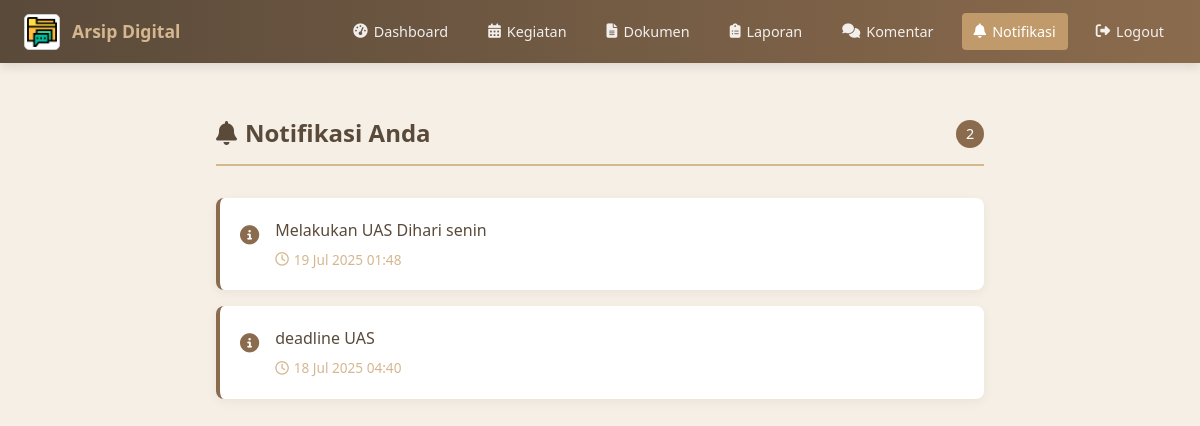
The page /user/notifikasi.php (signed in) on the database its author committed.
### tables this page shows
CREATE TABLE `notifications` (
  `id` int(11) NOT NULL,
  `user_id` int(11) DEFAULT NULL,
  `message` text DEFAULT NULL,
  `is_read` tinyint(1) DEFAULT 0,
  `created_at` timestamp NOT NULL DEFAULT current_timestamp()
);

### src/user/notifikasi.php (the view, shortened to what this page needs)
<?php
include '../includes/header_user.php';
$user_id = $_SESSION['user_id'];
$conn->query("UPDATE notifications SET is_read = 1 WHERE user_id = $user_id");
$notif = $conn->query("SELECT * FROM notifications WHERE user_id = $user_id ORDER BY created_at DESC");
?>
<div class="notification-container">
    <div class="notification-header">
        <h4><i class="fas fa-bell me-2"></i>Notifikasi Anda</h4>
        <?php if ($notif->num_rows > 0): ?>
            <div class="notification-count">
                <?= $notif->num_rows ?>
            </div>
        <?php endif; ?>
    </div>
    <?php if ($notif->num_rows == 0): ?>
        <div class="empty-state">
            <i class="far fa-bell-slash"></i>
            <h5>Belum ada notifikasi</h5>
            <p>Anda tidak memiliki notifikasi saat ini</p>
        </div>
    <?php else: ?>
        <div class="notification-list">
            <?php $no=1; while ($n = $notif->fetch_assoc()): ?>
                <div class="notification-card">
                    <div class="notification-content">
                        <div class="notification-icon">
                            <i class="fas fa-info-circle"></i>
                        </div>
                        <div class="notification-message">
                            <p><?= htmlspecialchars($n['message']) ?></p>
                            <div class="notification-time">
                                <i class="far fa-clock"></i>
                                <?= date('d M Y H:i', strtotime($n['created_at'])) ?>
                            </div>
                        </div>
                    </div>
                </div>
            <?php endwhile; ?>
        </div>
    <?php endif; ?>
</div>
<?php include '../includes/footer.php'; ?>

### src/includes/header_user.php (style rules this page uses)
:root { --twilight-bronze: #8B6B4D; --twilight-light: #D4B78F; --twilight-dark: #5A4A3A; --twilight-accent: #C19A6B; --twilight-bg: #F5EFE6; }
body { background-color: var(--twilight-bg); margin: 0; padding: 0; }

### src/user/notifikasi.php (style rules this page uses)
:root { --twilight-bronze: #8B6B4D; --twilight-light: #D4B78F; --twilight-dark: #5A4A3A; --twilight-accent: #C19A6B; --twilight-bg: #F5EFE6; --twilight-success: #4A8B6B; }
body { background-color: var(--twilight-bg); color: var(--twilight-dark); font-family: 'Segoe UI', Tahoma, Geneva, Verdana, sans-serif; }
.notification-container { max-width: 800px; margin: 0 auto; padding: 2rem 1rem; }
.notification-header { color: var(--twilight-dark); border-bottom: 2px solid var(--twilight-light); padding-bottom: 1rem; margin-bottom: 2rem; display: flex; align-items: center; justify-content: space-between; }
.notification-header h4 { font-weight: 600; margin: 0; }
.notification-count { background-color: var(--twilight-bronze); color: white; border-radius: 50%; width: 28px; height: 28px; display: flex; align-items: center; justify-content: center; font-size: 0.9rem; }
.notification-card { background: white; border-radius: 8px; box-shadow: 0 3px 10px rgba(139, 107, 77, 0.08); margin-bottom: 1rem; border-left: 4px solid var(--twilight-bronze); transition: all 0.3s ease; }
.notification-content { padding: 1.25rem; display: flex; align-items: flex-start; }
.notification-icon { color: var(--twilight-bronze); font-size: 1.2rem; margin-right: 1rem; margin-top: 3px; }
.notification-message { flex: 1; }
.notification-message p { margin: 0; line-height: 1.5; }
.notification-time { color: var(--twilight-light); font-size: 0.85rem; margin-top: 0.5rem; display: flex; align-items: center; }
.notification-time i { margin-right: 5px; }

### rows shown on the page
notifications: message "Melakukan UAS Dihari senin", created_at "19 Jul 2025 01:48"
notifications: message "deadline UAS", created_at "18 Jul 2025 04:40"

### other values the page prints
$setting['nama_aplikasi'] "Arsip Digital"
$notif->num_rows "2"
